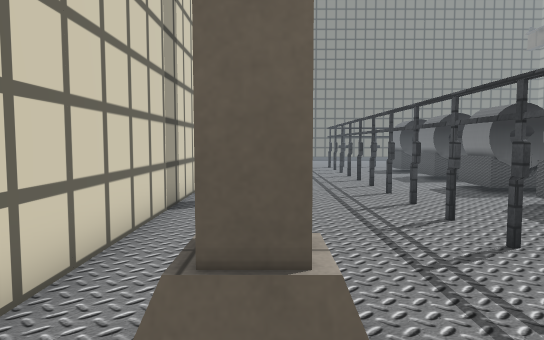
[1] (above)

21 first-person views from a walk through a 3-D level made in the Unity game engine. The camera is 1.5 m above the floor, tilts 4° down and sees 70° across. The floor is counted in squares, 1 m on a side. Each view is taken from the middle of a square. On the plan, view 1 faces up. The plan holds only what a view shows up to about 17 squares ahead; the rest is blank. The place goes on beyond the plan. Some surface patterns are stand-ins.

[2]
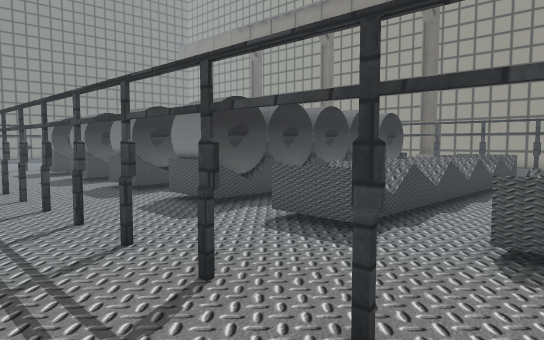

[3]
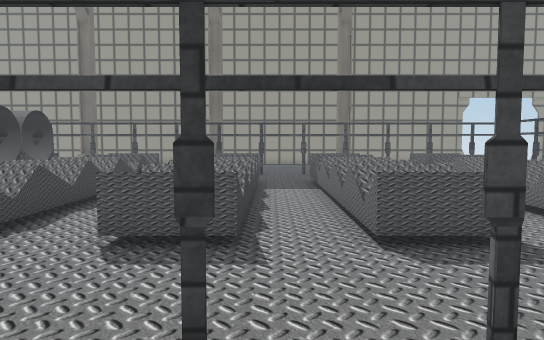

[4]
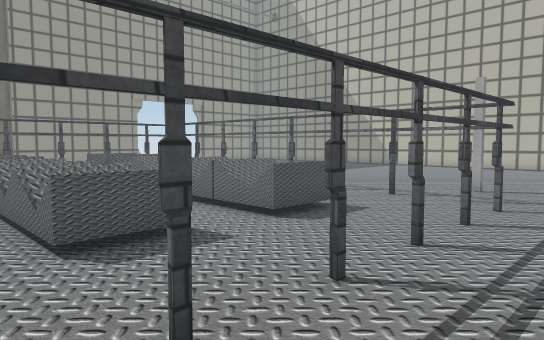

[5]
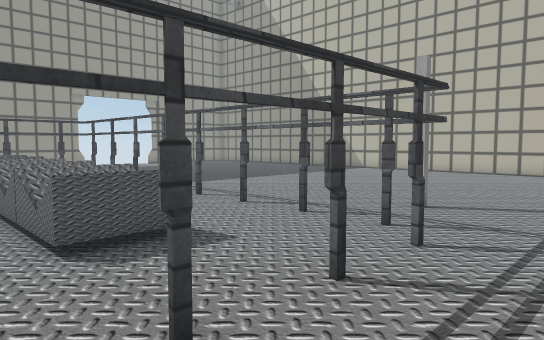

[6]
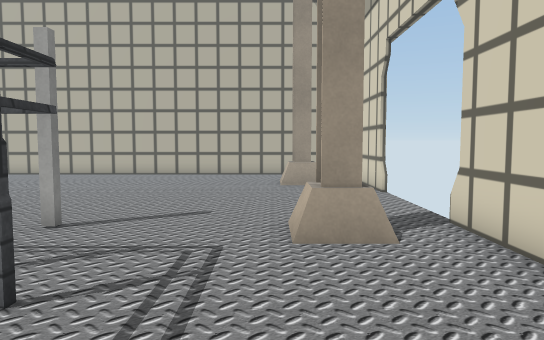

[7]
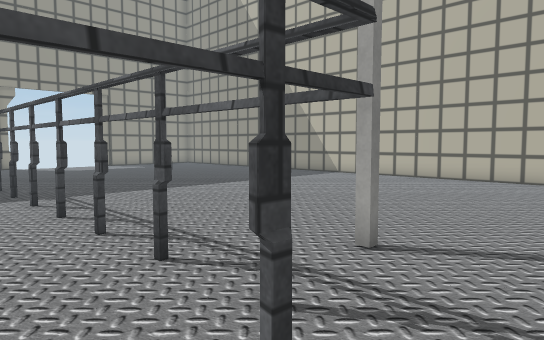

[8]
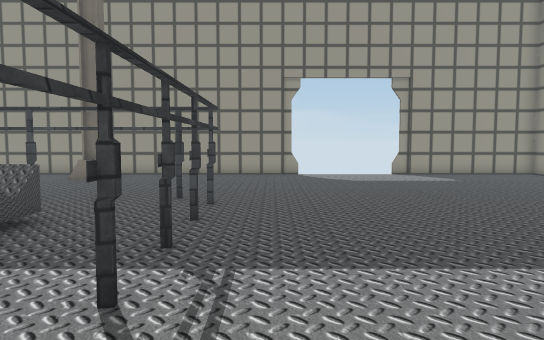

[9]
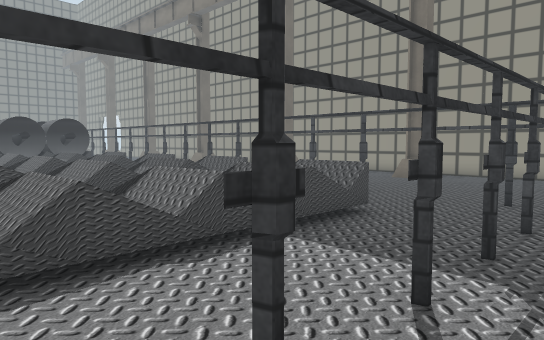

[10]
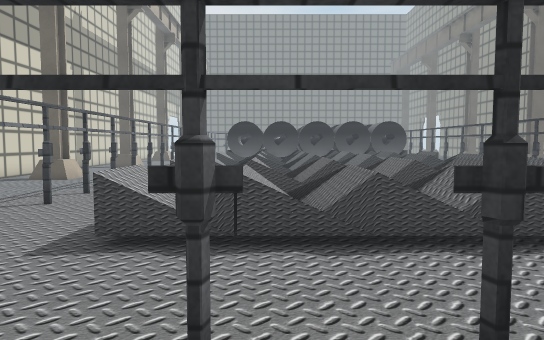

[11]
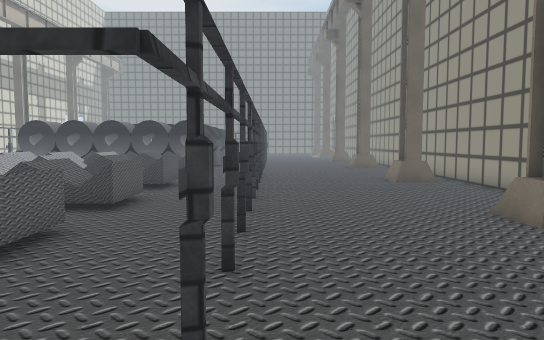

[12]
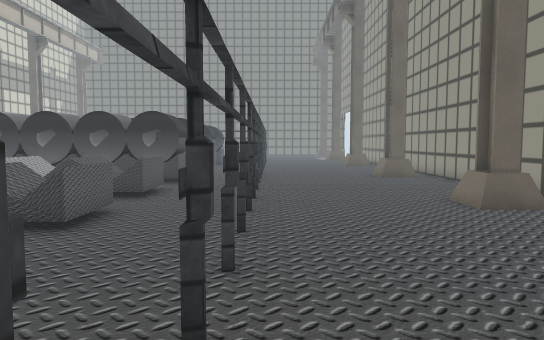

[13]
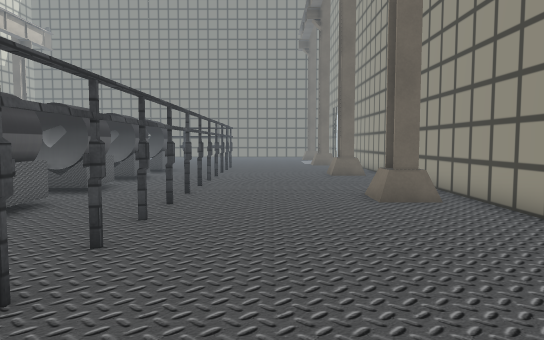

[14]
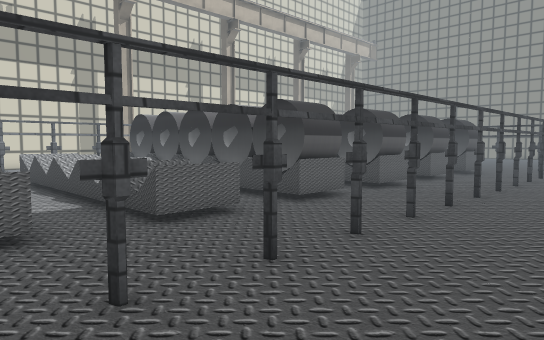

[15]
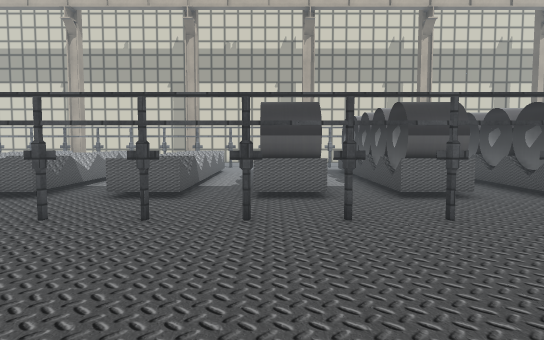

[16]
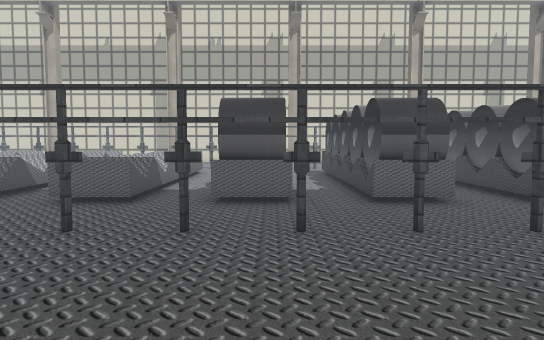

[17]
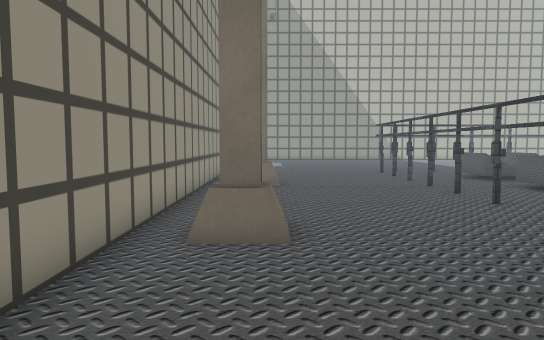

[18]
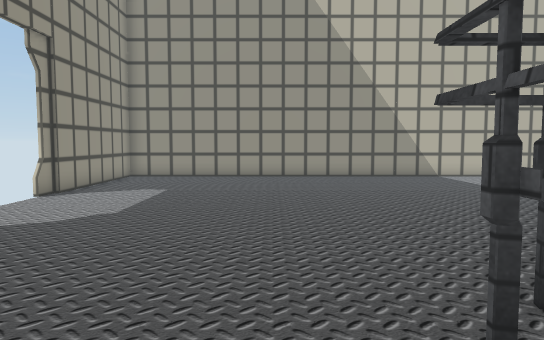

[19]
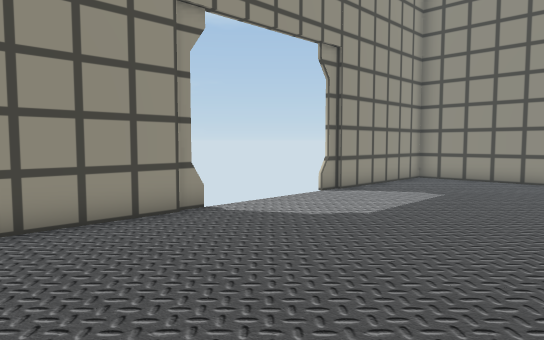

[20]
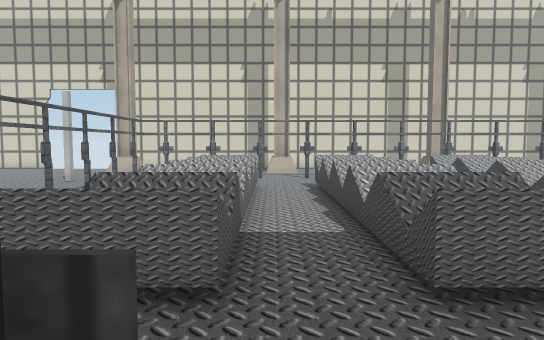

[21]
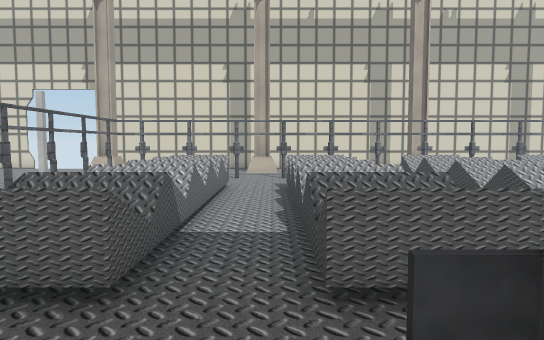

### Floor plan
Points are (right, up) in squares from view 1. A wall is a line through its corners. A room is listed if a view was taken in it or the views show most of it. See-through windows are left out.
Room 1 (views 1, 2, 3, 4, 5, 6, 7, 8, 9, 10, 11, 12, 13, 14, 15, 16, 17, 18, 19, 20, 21)
walls: (25, -5.1) (25.4, -5.1); (25.5, -5.6) (25.5, -5.1); (25, 2.9) (26.1, 2.9); (0.4, 2.1) (-0.8, 2.1); (26.1, 2.1) (25, 2.1); (-0.8, -13.1) (0.4, -13.1); (-2.3, -11.6) (-2.3, -14.3); (27.3, -14.2) (27.3, 14.3); (26.1, 10.1) (24.9, 10.1); (-2.3, -18.9) (-2.3, -21.4); (-0.6, -21.1) (0.5, -21.1); (-2.3, 11.7) (-2.3, 2.1); (4.5, -25.4) (9.7, -25.4); (22.9, -25.4) (27.3, -25.4) (27.3, -18.7)
low walls: (24.8, -6.2) (24.8, -4.8) (25.4, -4.8); (25, -5.9) (25, -5.1); (24.8, 1.9) (24.8, 3.2) (26.2, 3.2); (0.4, 3) (0.4, 1.9) (-0.9, 1.9); (26.2, 1.9) (25, 1.9) (25, 2.9); (0.4, -13.1) (0.4, -14.1); (-0.9, -12.8) (0.5, -12.8); (26.2, 9.8) (24.8, 9.8) (24.8, 11.2); (-0.6, -20.8) (0.5, -20.8)
ways out: gap at (-2, -14); gap at (-2, 10); gap at (28, -19); gap at (28, -14)
objects: other object (3, -11) to (3, -10); other object (3, -9) to (3, -8); other object (3, -7) to (3, -6); other object (3, -5) to (3, -4); other object (3, -3) to (3, -2); other object (3, -1) to (3, 0); other object (3, 1) to (3, 2); other object (3, 3) to (3, 4); other object (3, 5) to (3, 6); other object (3, 7) to (3, 8); other object (3, 9) to (3, 10); other object (3, 11) to (3, 12); other object (3, 13) to (3, 14); other object (3, 15) to (3, 16); other object (3, 17); other object (4, -11) to (5, -11); other object (6, -11) to (7, -11); other object (6, -9) to (8, -7); other object (7, -5) to (8, -3); other object (7, -1) to (8, 1); other object (7, 3) to (8, 5); other object (7, 7) to (8, 7); other object (7, 8) to (8, 9); other object (7, 11) to (8, 11); other object (7, 12) to (8, 13); other object (7, 15) to (8, 15); other object (7, 16) to (8, 16); other object (8, -11) to (9, -11); other object (9, -9) to (10, -7); other object (9, -5) to (10, -3); other object (9, -1) to (10, 1); other object (9, 3) to (10, 5); other object (9, 7) to (10, 7); other object (9, 8) to (10, 9); other object (9, 11) to (10, 11); other object (9, 12) to (10, 13); other object (10, -11) to (11, -11); other object (11, -9) to (12, -7); other object (11, -5) to (12, -3); other object (11, -1) to (12, 1); other object (11, 3) to (12, 5); other object (11, 7) to (12, 7); other object (11, 8) to (12, 9); other object (11, 11) to (12, 11); other object (11, 12) to (12, 13); other object (11, 15) to (12, 15); other object (11, 16) to (12, 16); other object (12, -11) to (13, -11); other object (13, -9) to (14, -7); other object (13, -5) to (14, -3); other object (13, -1) to (14, 1); other object (13, 3) to (14, 5); other object (13, 7) to (14, 7); other object (13, 8) to (14, 9); other object (13, 11) to (14, 11); other object (13, 12) to (14, 13); other object (13, 15) to (14, 15); other object (13, 16) to (14, 16); other object (14, -11) to (15, -11); other object (15, -9) to (17, -7); other object (15, -5) to (17, -3); other object (15, -1) to (17, 1); other object (15, 3) to (17, 5); other object (15, 7) to (16, 7); other object (15, 8) to (17, 9); other object (15, 11) to (16, 11); other object (15, 12) to (17, 13); other object (15, 15) to (16, 15); other object (15, 16) to (17, 16); other object (16, -11) to (17, -11); other object (18, -11); other object (19, -11) to (19, -10); other object (19, -9) to (19, -8); other object (19, -7) to (19, -6); other object (19, -5) to (19, -4); other object (19, -3) to (19, -2); other object (19, -1) to (19, 0); other object (19, 1) to (19, 2); other object (19, 3) to (19, 4); other object (19, 5) to (19, 6); other object (19, 7) to (19, 8); other object (19, 9) to (19, 10); other object (19, 11) to (19, 12); other object (19, 13) to (19, 14); other object (19, 15) to (19, 16); other object (19, 17)

Positions as (right, up) in squares from view 1, and headings:
1: (0, 0), facing up
2: (1, 0), facing up-right
3: (1, -1), facing right
4: (1, -1), facing down-right
5: (1, -5), facing down-right
6: (1, -7), facing down
7: (2, -9), facing down-right
8: (9, -13), facing right
9: (9, -13), facing up-right
10: (9, -14), facing up
11: (20, -13), facing up
12: (20, -7), facing up
13: (22, 0), facing up
14: (23, 0), facing up-left
15: (27, 8), facing left
16: (26, 9), facing left
17: (25, 9), facing down
18: (21, -8), facing down
19: (20, -9), facing down-right
20: (20, -6), facing left
21: (20, -5), facing left
